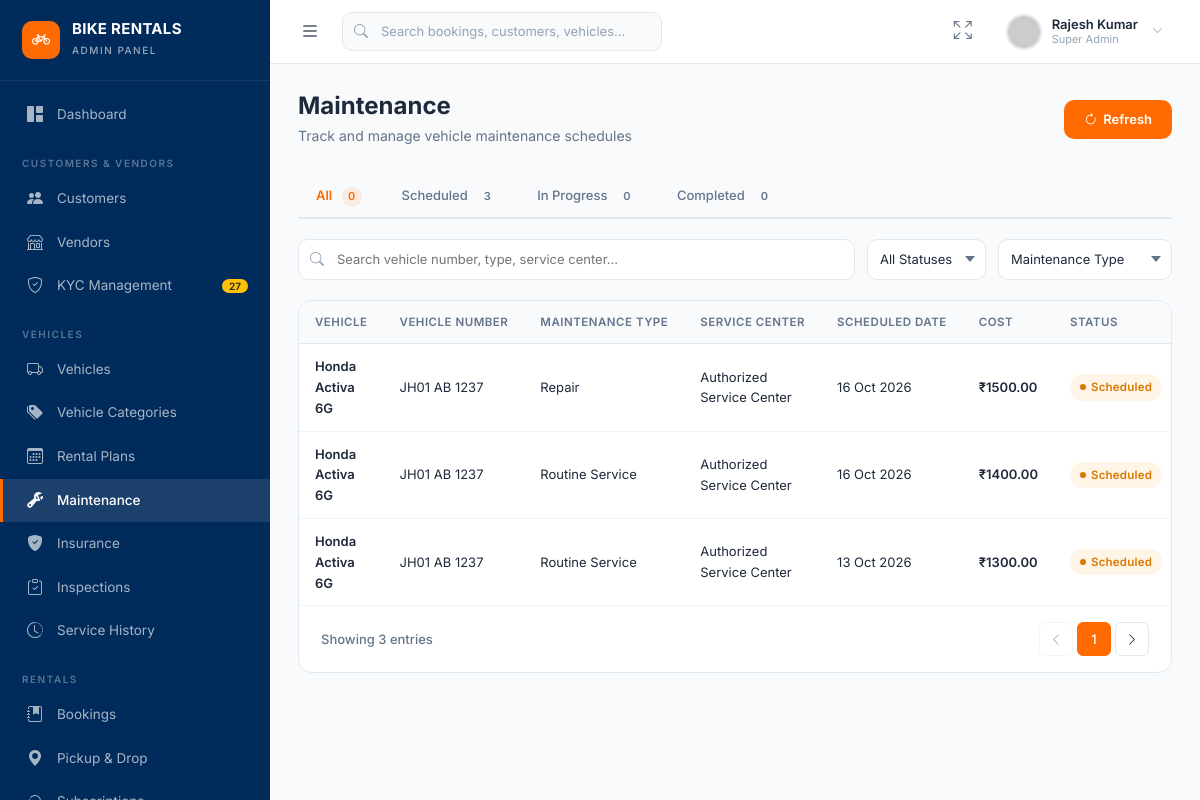
Screenshot of /maintenance/ with the database file from the repository.
### myapp/models.py (models this page shows, shortened)
class MaintenanceRecord(models.Model):
    TYPE_CHOICES = [
        ("Routine Service", "Routine Service"),
        ("Repair", "Repair"),
        ("Battery Maintenance", "Battery Maintenance"),
        ("Tyre Replacement", "Tyre Replacement"),
        ("Accident Repair", "Accident Repair"),
    ]
    STATUS_CHOICES = [
        ("Scheduled", "Scheduled"),
        ("In Progress", "In Progress"),
        ("Completed", "Completed"),
        ("Cancelled", "Cancelled"),
    ]
    record_id = models.CharField(max_length=20, unique=True, blank=True)
    vehicle = models.ForeignKey(Vehicle, on_delete=models.CASCADE, related_name="maintenance_records")
    maintenance_type = models.CharField(max_length=50, choices=TYPE_CHOICES, default="Routine Service")
    scheduled_date = models.DateField(default=timezone.now)
    completion_date = models.DateField(null=True, blank=True)
    cost = models.DecimalField(max_digits=10, decimal_places=2, default=0)
    service_center = models.CharField(max_length=150, default="Authorized Service Center")
    technician_name = models.CharField(max_length=100, blank=True)
    status = models.CharField(max_length=30, choices=STATUS_CHOICES, default="In Progress")
    description = models.TextField(blank=True)
    class Meta:
        ordering = ["-scheduled_date"]

class Vehicle(models.Model):
    FUEL_CHOICES = [
        ("Petrol", "Petrol"),
        ("Electric", "Electric"),
        ("Diesel", "Diesel"),
    ]
    STATUS_CHOICES = [
        ("Available", "Available"),
        ("Rented", "Rented"),
        ("Reserved", "Reserved"),
        ("Maintenance", "Maintenance"),
        ("Inactive", "Inactive"),
    ]
    vehicle_id = models.CharField(max_length=20, unique=True, blank=True)
    vehicle_number = models.CharField(max_length=50, unique=True)
    brand = models.CharField(max_length=100)
    model = models.CharField(max_length=100)
    category = models.ForeignKey(VehicleCategory, on_delete=models.SET_NULL, null=True, related_name="vehicles")
    fuel_type = models.CharField(max_length=20, choices=FUEL_CHOICES, default="Petrol")
    battery_capacity_or_engine = models.CharField(max_length=50, default="110cc")
    range_km = models.PositiveIntegerField(default=120)
    current_location = models.ForeignKey(Location, on_delete=models.SET_NULL, null=True, blank=True, related_name="vehicles")
    franchise = models.ForeignKey(Franchise, on_delete=models.SET_NULL, null=True, blank=True, related_name="vehicles")
    rental_price_per_hour = models.DecimalField(max_digits=8, decimal_places=2, default=60)
    rental_price_per_day = models.DecimalField(max_digits=8, decimal_places=2, default=450)
    rental_price_per_week = models.DecimalField(max_digits=8, decimal_places=2, default=2700)
    rental_price_per_month = models.DecimalField(max_digits=8, decimal_places=2, default=8500)
    security_deposit = models.DecimalField(max_digits=8, decimal_places=2, default=1000)
    availability_status = models.CharField(max_length=30, choices=STATUS_CHOICES, default="Available")
    odometer_reading = models.PositiveIntegerField(default=5000)
    fuel_or_battery_level = models.PositiveIntegerField(default=100)
    color = models.CharField(max_length=50, default="Black")
    registration_year = models.PositiveIntegerField(default=2024)
    vehicle_type = models.CharField(max_length=50, default="Scooter", blank=True)
    engine_number = models.CharField(max_length=100, blank=True)
    engine_capacity = models.CharField(max_length=50, blank=True)
    chassis_number = models.CharField(max_length=100, blank=True)
    delivery_charge = models.DecimalField(max_digits=8, decimal_places=2, default=100)
    late_return_fee = models.DecimalField(max_digits=8, decimal_places=2, default=100)
    insurance_policy_number = models.CharField(max_length=100, blank=True)
    insurance_provider = models.CharField(max_length=150, blank=True)
    insurance_start_date = models.DateField(null=True, blank=True)
    insurance_expiry_date = models.DateField(null=True, blank=True)
    registration_date = models.DateField(null=True, blank=True)
    rc_expiry_date = models.DateField(null=True, blank=True)
    fitness_valid_until = models.DateField(null=True, blank=True)
    image = models.TextField(blank=True, null=True)
    images = models.JSONField(default=list, blank=True)
    image_front = models.TextField(blank=True, null=True, verbose_name="Front View Image")
    image_side = models.TextField(blank=True, null=True, verbose_name="Side View Image")
    image_back = models.TextField(blank=True, null=True, verbose_name="Back View Image")
    image_dashboard = models.TextField(blank=True, null=True, verbose_name="Dashboard Image")
    is_active = models.BooleanField(default=True)
    created_at = models.DateTimeField(default=timezone.now)
    class Meta:
        ordering = ["-id"]

### myapp/views.py (the view, shortened to what this page needs)
# urls.py: path('maintenance/', views.maintenance_list, name='admin_maintenance'),
def maintenance_list(request):
    records = MaintenanceRecord.objects.select_related("vehicle").all()
    search = request.GET.get("search", "").strip()
    status_val = request.GET.get("status", "").strip()
    if status_val and status_val.lower() != "all":
        records = records.filter(status__iexact=status_val)
    mtype = (request.GET.get("maintenance_type") or request.GET.get("type", "")).strip()
    if mtype and mtype.lower() != "all":
        records = records.filter(maintenance_type__icontains=mtype)
    all_records = MaintenanceRecord.objects.all()
    stats = {
        "total": all_records.count(),
        "in_progress": all_records.filter(status="In Progress").count(),
        "scheduled": all_records.filter(status="Scheduled").count(),
        "completed": all_records.filter(status="Completed").count(),
        "cancelled": all_records.filter(status="Cancelled").count(),
    }
    return render(
        request,
        "admin/maintenance/list.html",
        {
            "records": records,
            "stats": stats,
            "search": search,
            "current_status": status_val,
            "current_type": mtype,
        },
    )

### myapp/templates/admin/maintenance/list.html (shortened to what this page needs)
{% extends "admin/base.html" %}
{% block content %}
<div class="page-header d-flex align-items-center justify-content-between flex-wrap gap-2">
    <div><h1>Maintenance</h1><p>Track and manage vehicle maintenance schedules</p></div>
    <div class="page-header-actions"><button class="btn-primary-custom" onclick="window.location.reload()"><i class="bi bi-arrow-clockwise"></i> Refresh</button></div>
</div>
<div class="admin-tabs">
    <div class="tab-item {% if not current_status or current_status == 'all' %}active{% endif %}" data-filter="all">All <span class="tab-count">{{ stats.total|default:records|length }}</span></div>
    <div class="tab-item {% if current_status == 'Scheduled' %}active{% endif %}" data-filter="Scheduled">Scheduled <span class="tab-count">{{ stats.scheduled|default:0 }}</span></div>
    <div class="tab-item {% if current_status == 'In Progress' %}active{% endif %}" data-filter="In Progress">In Progress <span class="tab-count">{{ stats.in_progress|default:0 }}</span></div>
    <div class="tab-item {% if current_status == 'Completed' %}active{% endif %}" data-filter="Completed">Completed <span class="tab-count">{{ stats.completed|default:0 }}</span></div>
</div>
<div class="filter-bar">
    <div class="filter-search"><i class="bi bi-search"></i><input type="text" name="search" value="{{ search|default:'' }}" placeholder="Search vehicle number, type, service center..."></div>
    <select name="status">
        <option value="">All Statuses</option>
    </select>
    <select name="maintenance_type">
        <option value="">Maintenance Type</option>
    </select>
</div>
<div class="panel-card">
    <div class="admin-table-wrapper">
        <table class="admin-table">
            <thead><tr><th>Vehicle</th><th>Vehicle Number</th><th>Maintenance Type</th><th>Service Center</th><th>Scheduled Date</th><th>Cost</th><th>Status</th><th>Actions</th></tr></thead>
            <tbody>
                {% for m in records %}
                <tr>
                    <td class="cell-bold">{{ m.vehicle.brand }} {{ m.vehicle.model }}</td>
                    <td>{{ m.vehicle.vehicle_number }}</td>
                    <td>{{ m.maintenance_type }}</td>
                    <td>{{ m.service_center }}</td>
                    <td>{{ m.scheduled_date|date:"d M Y" }}</td>
                    <td class="cell-bold">₹{{ m.cost }}</td>
                    <td>
                        <span class="status-badge {% if m.status == 'Completed' %}badge-completed{% elif m.status == 'In Progress' %}badge-processing{% elif m.status == 'Scheduled' %}badge-scheduled{% else %}badge-inactive{% endif %}">
                            {{ m.status }}
                        </span>
                    </td>
                </tr>
                {% empty %}
                <tr><td colspan="8" class="text-center py-4 text-muted">No maintenance records found.</td></tr>
                {% endfor %}
            </tbody>
        </table>
    </div>
    <div class="admin-pagination">
        <div class="page-info">Showing {{ records|length }} entries</div>
        <div class="page-links"><div class="page-link-item disabled"><i class="bi bi-chevron-left"></i></div><div class="page-link-item active">1</div><div class="page-link-item"><i class="bi bi-chevron-right"></i></div></div>
    </div>
</div>
{% endblock %}

### rows the page displays
MaintenanceRecord: vehicle.brand "Honda", vehicle.model "Activa 6G", vehicle.vehicle_number "JH01 AB 1237", maintenance_type "Repair", service_center "Authorized Service Center", scheduled_date "16 Oct 2026", cost "1500.00", status "Scheduled"
MaintenanceRecord: vehicle.brand "Honda", vehicle.model "Activa 6G", vehicle.vehicle_number "JH01 AB 1237", maintenance_type "Routine Service", service_center "Authorized Service Center", scheduled_date "16 Oct 2026", cost "1400.00", status "Scheduled"
MaintenanceRecord: vehicle.brand "Honda", vehicle.model "Activa 6G", vehicle.vehicle_number "JH01 AB 1237", maintenance_type "Routine Service", service_center "Authorized Service Center", scheduled_date "13 Oct 2026", cost "1300.00", status "Scheduled"

### other values shown
{{ stats.total|default:records|length }} "0"
{{ stats.scheduled|default:0 }} "3"
{{ stats.in_progress|default:0 }} "0"
{{ stats.completed|default:0 }} "0"
{{ records|length }} "3"
